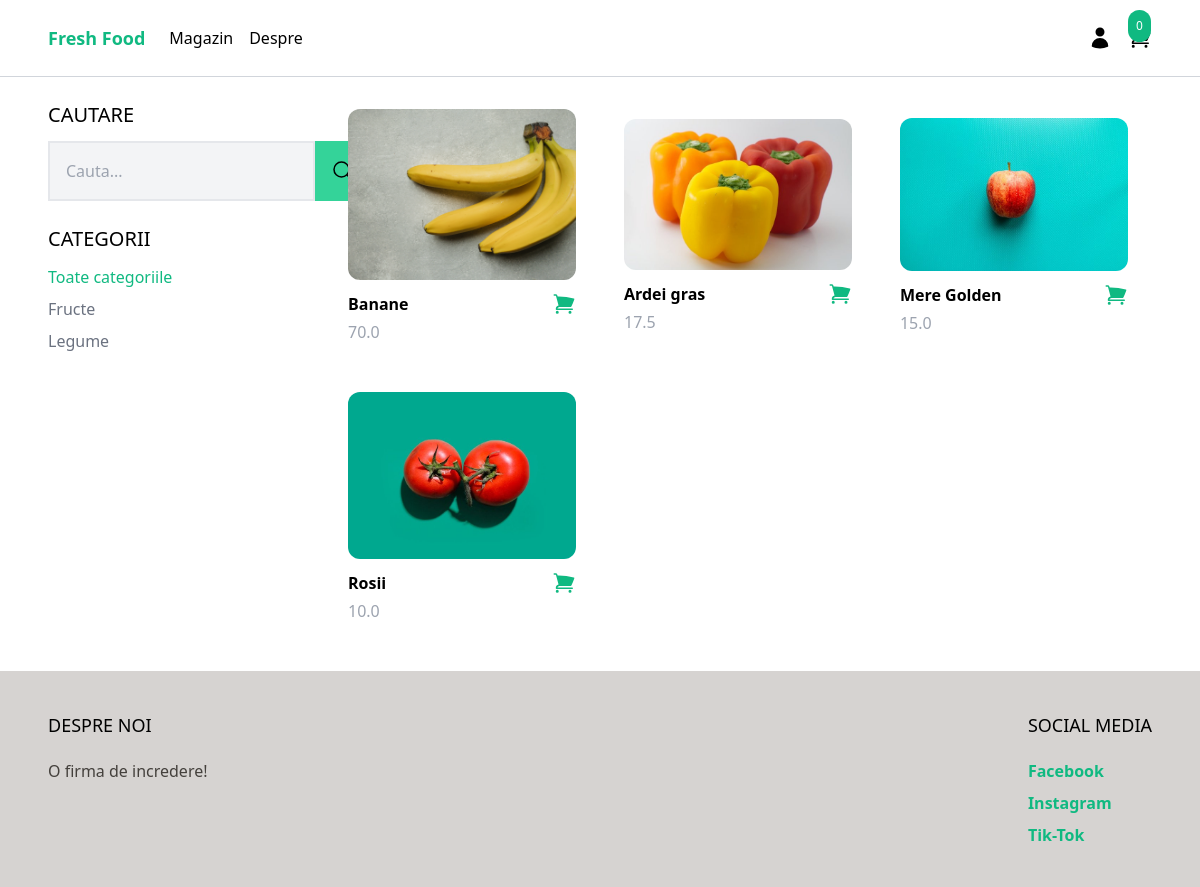
The app's page /shop/ with its own data.
### product/models.py (models this page shows, shortened)
class Category(models.Model):
    name = models.CharField(max_length=255)
    slug = models.SlugField()
    class Meta:
        verbose_name_plural = "Categories"
        ordering = ('name',)

class Product(models.Model):
    category = models.ForeignKey(Category, related_name='products', on_delete=models.CASCADE)
    name = models.CharField(max_length=255)
    slug = models.SlugField()
    description = models.TextField(blank=True, null=True)
    price = models.IntegerField()
    created_at = models.DateTimeField(auto_now_add=True)
    image = models.ImageField(upload_to='uploads/', blank=True, null=True)
    thumbnail = models.ImageField(upload_to='uploads/', blank=True, null=True)
    class Meta:
        ordering = ('-created_at',)
    def get_display_price(self):
        return self.price / 100
    def get_thumbnail(self):
        if self.thumbnail:
            return self.thumbnail.url

### core/views.py (the view)
# urls.py: path('shop/', shop, name='shop'),
def shop(request):
    categories = Category.objects.all()
    products = Product.objects.all()
    active_category = request.GET.get("category", "")
    if active_category:
        products = products.filter(category__slug=active_category)
    query = request.GET.get("query", '')  # Defaults to empty
    if query:
        products = products.filter(Q(name__icontains=query) | Q(description__icontains=query))
    context = {
        "categories": categories,
        "products": products,
        "active_category": active_category
    }
    return render(request, "core/shop.html", context)

### cart/cart.py (called while the page is built)
    def __len__(self):
        return sum(item['quantity'] for item in self.cart.values())

### cart/context_processors.py (called while the page is built)
def cart(request):
    return {'cart': Cart(request)}

### core/templates/core/shop.html (shortened to what this page needs)
{% extends 'core/base.html' %}
{% block content %}
{% load static %}
    <div class="max-w-6xl mx-auto flex flex-wrap items-start py-6 px-6 xl:px-0">
        <div class="filters w-full lg:w-1/4">
            <h3 class="mb-3 text-xl uppercase">Cautare</h3>
            <form method="get" action=".">
                <div class="flex">
                    <input type="text" name="query" class="p-4 bg-gray-100 border-2" placeholder="Cauta..." />
                    <button class="p-4 bg-emerald-400 border-0">
                        <svg xmlns="http://www.w3.org/2000/svg" fill="none" viewBox="0 0 24 24" stroke-width="1.5" stroke="currentColor" class="w-6 h-6">
                          <path stroke-linecap="round" stroke-linejoin="round" d="m21 21-5.197-5.197m0 0A7.5 7.5 0 1 0 5.196 5.196a7.5 7.5 0 0 0 10.607 10.607Z" />
                        </svg>
                    </button>
                </div>
            </form>
            <h4 class="mt-6 mb-3 text-xl uppercase">Categorii</h4>
            <ul class="space-y-2">
                <li><a href="{% url 'shop' %}" class="{% if not active_category %}text-emerald-500
                             {% else %} text-gray-500{% endif %}">Toate categoriile</a> </li>
                {% for category in categories %}
                <li><a href="{% url 'shop' %}?category={{ category.slug }}" class="{% if category.slug == active_category %}text-emerald-500
                             {% else %} text-gray-500{% endif %}">{{ category.name }}</a> </li>
                {% endfor %}
            </ul>
        </div>
        <div class="products w-full lg:w-3/4 -mt-4 flex items-center flex-wrap">
            {% for product in products %}
            {% include 'product/partials/product_items.html' %}
            {% endfor %}
        </div>
    </div>
{% endblock %}

### product/templates/product/partials/product_items.html (shortened to what this page needs)
<div class="w-full md:w-1/3 xl:w-1/4 p-6">
    <a href="{% url 'product' product.slug %}">
        <img class="w-full rounded-xl hover:shadow-lg" src="{{ product.get_thumbnail }}"/>
    </a>
    <div class="pt-3 flex items-center justify-between">
        <a href="{% url 'product' product.slug %}" class="font-semibold">{{ product.name }}</a>
        <a href="#"
           hx-get="{% url 'add_to_cart' product.id %}"
           hx-target="#menu_cart_button"
           hx-swap="outerHTML"
           class="text-emerald-500 hover:text-emerald-800">
        </a>
    </div>
    <p class="pt-1 text-gray-400">{{ product.get_display_price }}</p>
</div>

### records on screen
Category: name "Fructe"
Category: name "Legume"
Product: get_thumbnail (picture), name "Banane", get_display_price "70.0"
Product: get_thumbnail (picture), name "Ardei gras", get_display_price "17.5"
Product: get_thumbnail (picture), name "Mere Golden", get_display_price "15.0"
Product: get_thumbnail (picture), name "Rosii", get_display_price "10.0"

### other values on screen
{{ cart|length }} "0"
